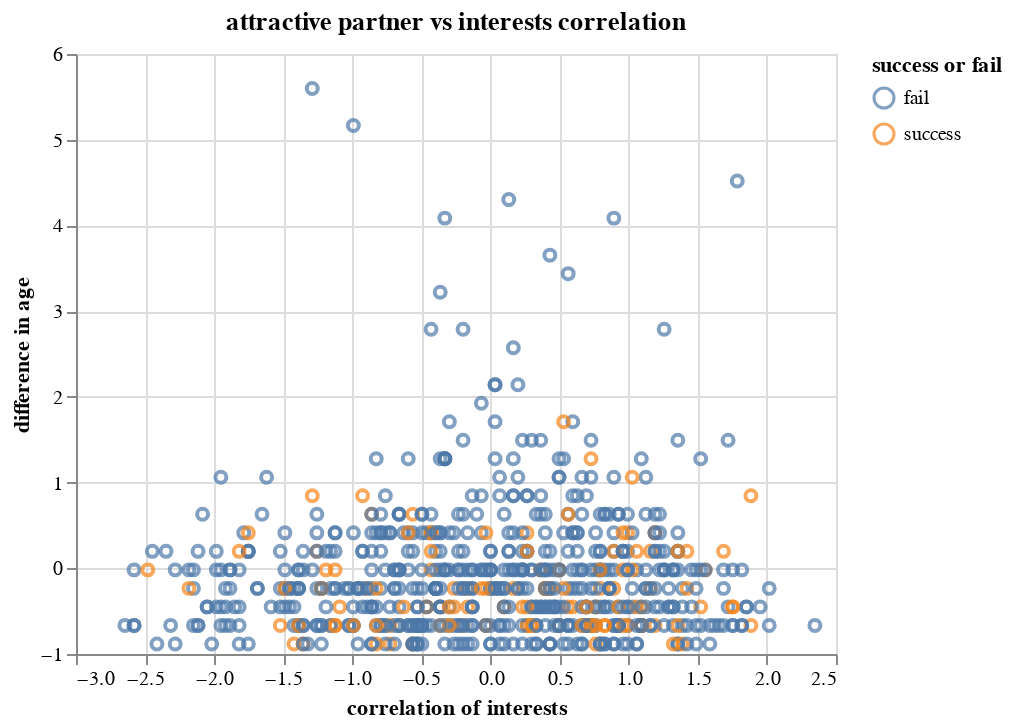

Notebook code cell kept with this figure:
### Code cell
speeddating_scaled_plot = (
    alt.Chart(speeddating_scaled, title="attractive partner vs interests correlation")
    .mark_point(opacity=0.7)
    .encode(
        x=alt.X("interests_correlate", title = "correlation of interests"),
        y=alt.Y("d_age", title = "difference in age"), 
        color=alt.Color("match", title="success or fail")
    )
    .properties(width=380, height=300)
)
speeddating_scaled_plot

### Figure 1 — Vega-Lite specification as saved in the notebook (floating-point values rounded to 4 significant figures; data arrays with more than 128 entries replaced by an {"elided": "..."} marker saying what was removed)
{"config": {"view": {"continuousWidth": 400, "continuousHeight": 300}}, "data": {"name": "data-6c250623743d16da48c624b5e46af0da"}, "mark": {"type": "point", "opacity": 0.7}, "encoding": {"color": {"field": "match", "title": "success or fail", "type": "nominal"}, "x": {"field": "interests_correlate", "title": "correlation of interests", "type": "quantitative"}, "y": {"field": "d_age", "title": "difference in age", "type": "quantitative"}}, "height": 300, "title": "attractive partner vs interests correlation", "width": 380, "$schema": "https://vega.github.io/schema/vega-lite/v4.17.0.json", "datasets": {"data-6c250623743d16da48c624b5e46af0da": {"elided": "750 records"}}}
